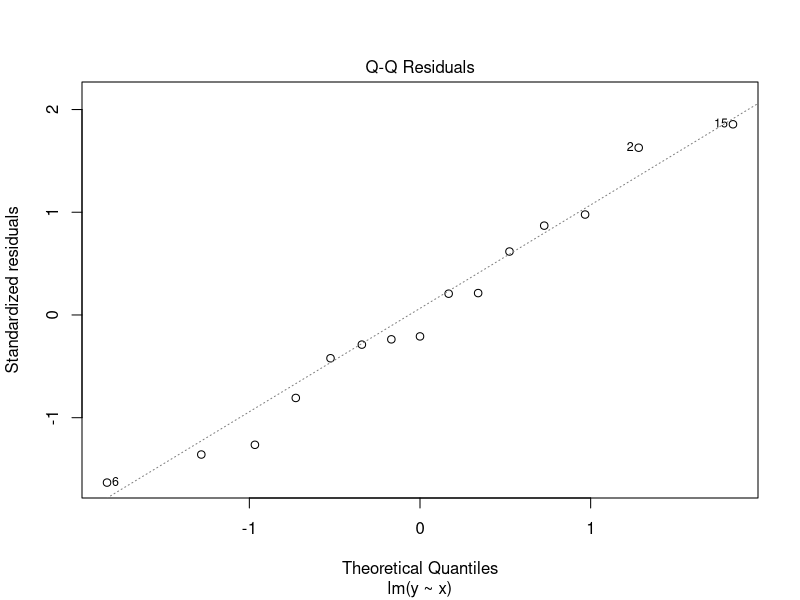
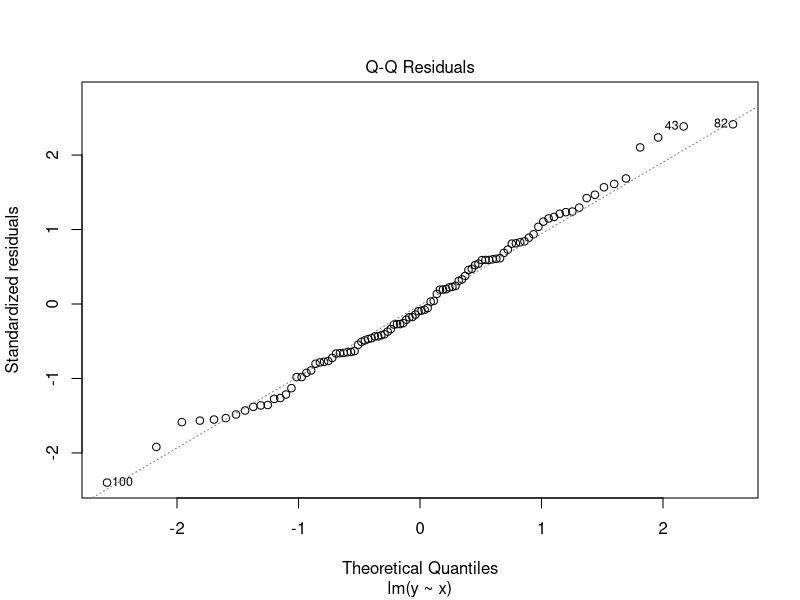
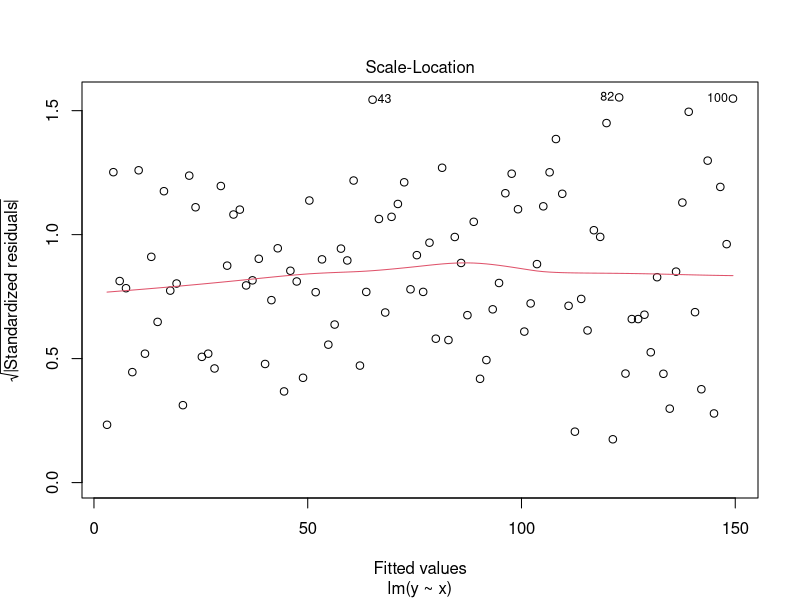
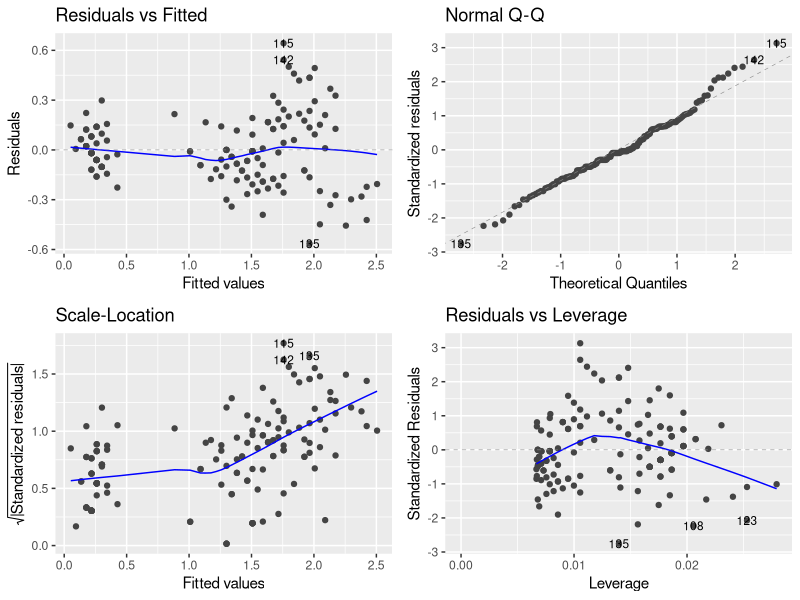
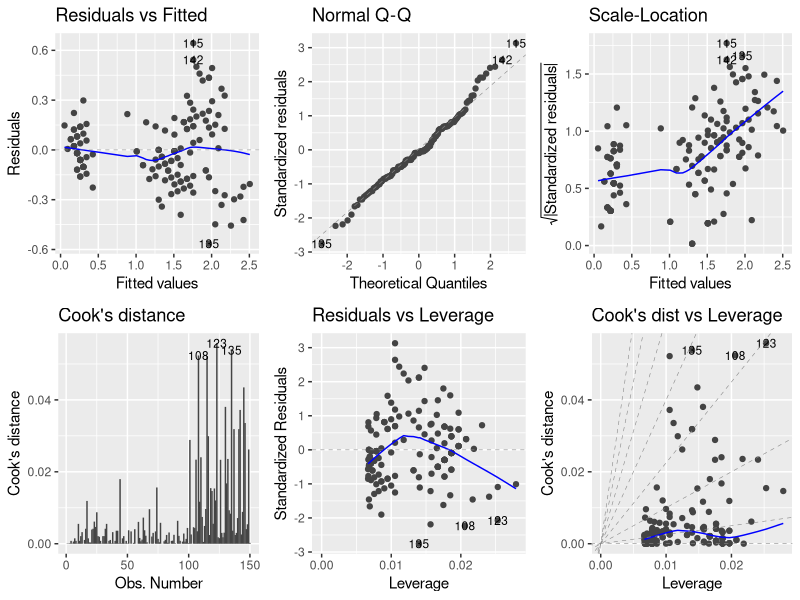
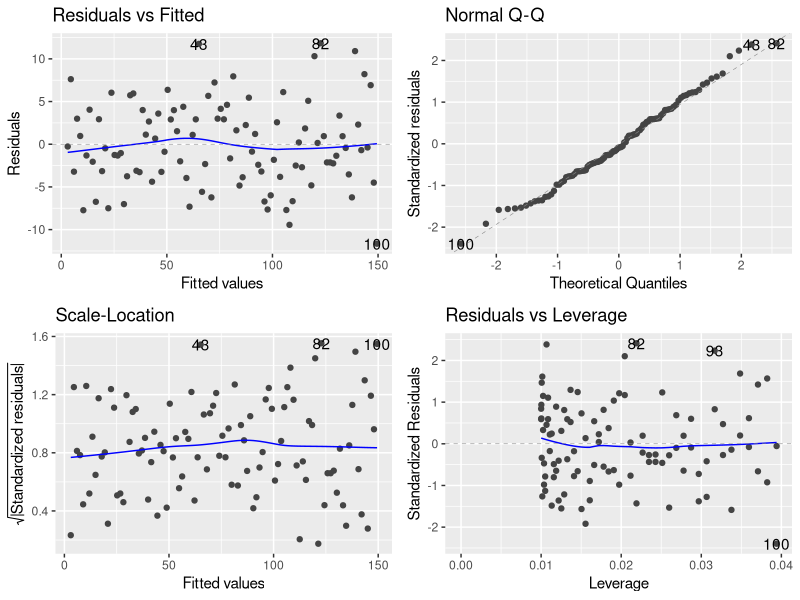
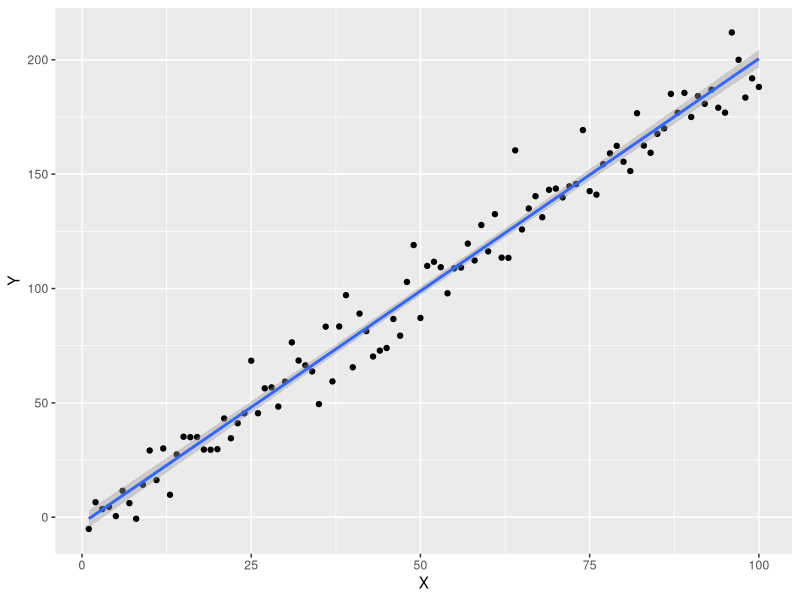
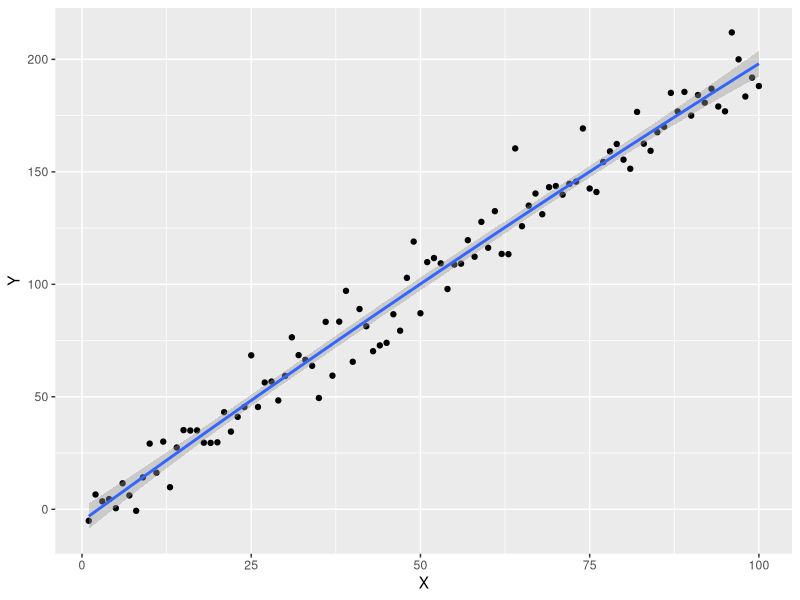

R code for these plots, in order: (Note: this script raises an error after producing the figures.)
n <- 15 # Number of observations
a <- 0 # Intercept
b <- 1.5 # Slope
sigma2 <- 25 # Residual variance
x <- 1:15 # Values of covariate 
set.seed(15)
eps <-rnorm(n, mean=0, sd=sqrt(sigma2))
y <- a + b*x + eps

model5 <- lm(y ~ x)

summary(model5)

# Normality of residuals

# The QQ plot of residuals can be 
# used to visually check the normality 
# assumption. The normal probability plot
# of residuals should
# approximately follow a straight line.

plot(model5, 2)

n <- 100 # Number of observations
a <- 0 # Intercept
b <- 1.5 # Slope
sigma2 <- 25 # Residual variance
x <- 1:100 # Values of covariate 
set.seed(15)
eps <-rnorm(n, mean=0, sd=sqrt(sigma2))
y <- a + b*x + eps

model5 <- lm(y ~ x)

summary(model5)

# Normality of residuals

# The QQ plot of residuals can be 
# used to visually check the normality 
# assumption. The normal probability plot
# of residuals should
# approximately follow a straight line.

plot(model5, 2)



# https://library.virginia.edu/data/articles/diagnostic-plots

# This is how you can check the assumption of equal variance (homoscedasticity). 
# It’s good if you see a horizontal line with equally (randomly) spread points.

plot(model5, 3)

library(ggfortify)
autoplot(lm(Petal.Width ~ Petal.Length, 
    data = iris), 
    label.size = 3)

par(mfrow = c(1, 2))
m <- lm(Petal.Width ~ Petal.Length, data = iris)

autoplot(m, which = 1:6, ncol = 3, label.size = 3)

autoplot(model5)


# https://www.geeksforgeeks.org/linear-regression-assumptions-and-diagnostics-using-r/?ref=ml_lbp
# Load libraries and create a hypothetical dataset
library(ggplot2)
set.seed(123)
# Create individual vectors for X and Y
X <- 1:100
Y <- 2 * X + rnorm(100, mean = 0, sd = 10)

# Combine them into a data frame

data <- data.frame(
    X = 1:100, 
    Y = 2 * X + rnorm(100, mean = 0, sd = 10))

# Check linearity by creating a scatterplot
ggplot(data, aes(x = X, y = Y)) + 
    geom_point() + 
    geom_smooth(method = "lm")

# Check linearity by creating a scatterplot
ggplot(data, aes(x = X, y = Y)) + 
    geom_point() + 
    geom_smooth(method = "lm", formula = y ~ x + I(x^2))









# Example: Checking homoscedasticity
# Create a plot of residuals vs. fitted values

fit <- lm(Y ~ X, data = data)
plot(fit)

#plotting the model
ggplot(data, aes(X, Y)) +
    geom_point() +
    geom_line(aes(X, predict(fit))) +
    ggtitle("Polynomial Regression")

fit_poly <- lm(Y ~ poly(X), data = data)
plot(fit_poly)

#plotting the model
ggplot(data, aes(X, Y)) +
    geom_point() +
    geom_line(aes(X, predict(fit_poly))) +
    ggtitle("Polynomial Regression")



# imports library
library(minpack.lm)
library(ggplot2)
# generate data
x <- c(0, 1, 2, 3, 4, 5)
y <- c(1, 2, 4, 8, 16, 32)
# fit the model 
start_values <- c(a=4, b=2)
fit <- nls(y ~ a * exp(b * x),
    start = start_values,
    algorithm = "port",
    control = nls.control(maxiter = 1000))
summary(fit)

# plotting
ggplot(data.frame(x, y), aes(x, y)) +
    geom_point() +
    geom_line(aes(x, predict(fit, newdata = data.frame(x)))) +
    ggtitle("Exponential Regression") +
    xlab("x") +
    ylab("y")

#data 
x <- 1:10
y <- x^2 + x + 2 + rnorm(10, 0, 10)
df <- data.frame(x, y)
#fitting the model
fit <- lm(y ~ poly(x, 2), data = df)
summary(fit)

library(ggplot2)
#plotting the model
ggplot(df, aes(x, y)) +
    geom_point() +
    geom_line(aes(x, predict(fit))) +
    ggtitle("Polynomial Regression")

##############

linear <- ggplot(mtcars, aes(x=hp, y=mpg))+
    geom_point() +
    stat_smooth(aes(y=mpg), method = "lm")

non_linear <- ggplot(mtcars, aes(x=hp, y=mpg))+
    geom_point() +
    stat_smooth(aes(y=mpg), method = "lm", 
        formula = y ~ x + I(x^2))  

###

linear <- ggplot(mtcars, aes(x=hp, y=mpg))+
    geom_point() +
    stat_smooth(aes(y=mpg), method = "lm") +
    theme_minimalism()

non_linear <- ggplot(mtcars, aes(x=hp, y=mpg))+
    geom_point() +
    stat_smooth(aes(y=mpg), method = "lm", 
        formula = y ~ x + I(x^2))  +
    theme_minimalism()


# Custom custom theme 

# Adapted from Hehman, E., & Xie, S. Y. (2021). Doing better data visualization.
# Advances in Methods and Practices in Psychological Science, 4(4).
# https://journals.sagepub.com/doi/pdf/10.1177/25152459211045334

theme_minimalism <- function() {
    theme_minimal() + # ggplot's minimal theme hides many unnecessary features of plot
        theme( # make modifications to the theme
            panel.grid.major.y = element_blank(), # hide major grid for y axis
            panel.grid.minor.y = element_blank(), # hide minor grid for y axis
            panel.grid.major.x = element_blank(), # hide major grid for x axis
            panel.grid.minor.x = element_blank(), # hide minor grid for x axis
            plot.background = element_blank(),
            panel.border = element_blank(),
            legend.title = element_blank(), # no legend title
            legend.text = element_text(size = 12, color = "#333333"),
            text = element_text(size = 12, family = "Times New Roman"), 
            # font aesthetics
            axis.text = element_text(size = 12, color = "#333333"),
            # axis.title = element_text(size = 1, color = "#333333")#,
            legend.position = "top",
            # legend.justification = "left",
            plot.title.position = "plot",
            #   plot.caption = element_text(hjust=0),
            plot.caption.position = "plot"
        )
}





###

library(palmerpenguins)
library(ggthemes)
ggplot(
    data = penguins,
    mapping = aes(x = flipper_length_mm, y = body_mass_g)
) +
    geom_point()
#> Warning: Removed 2 rows containing missing values or values outside the scale range
#> (`geom_point()`).

linear <- ggplot(
    data = penguins,
    mapping = aes(x = flipper_length_mm, y = body_mass_g)
) +
    geom_point() +
    stat_smooth(aes(y=body_mass_g), method = "lm")

ggplot(
    data = penguins,
    mapping = aes(x = flipper_length_mm, y = body_mass_g)
) +
    geom_point() +
    stat_smooth(aes(y=body_mass_g), method = "lm", 
        formula = y ~ x + I(x^2))  
